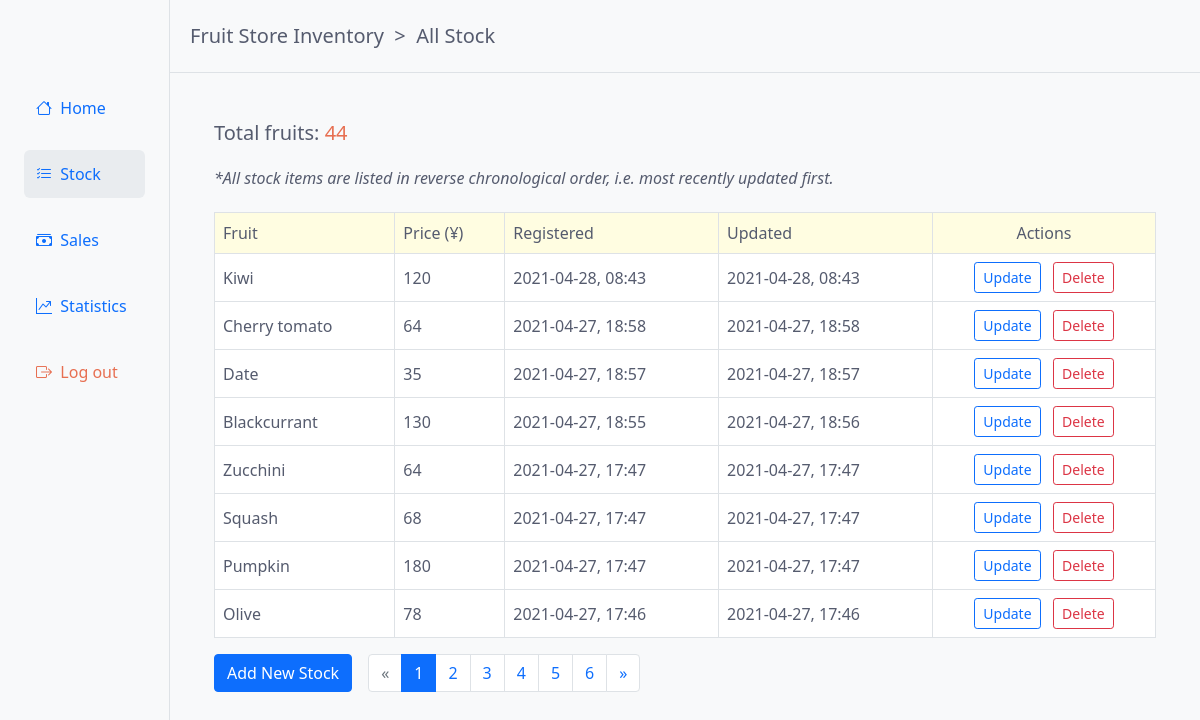
Before: /stock/list/ (signed in) with the older database file.
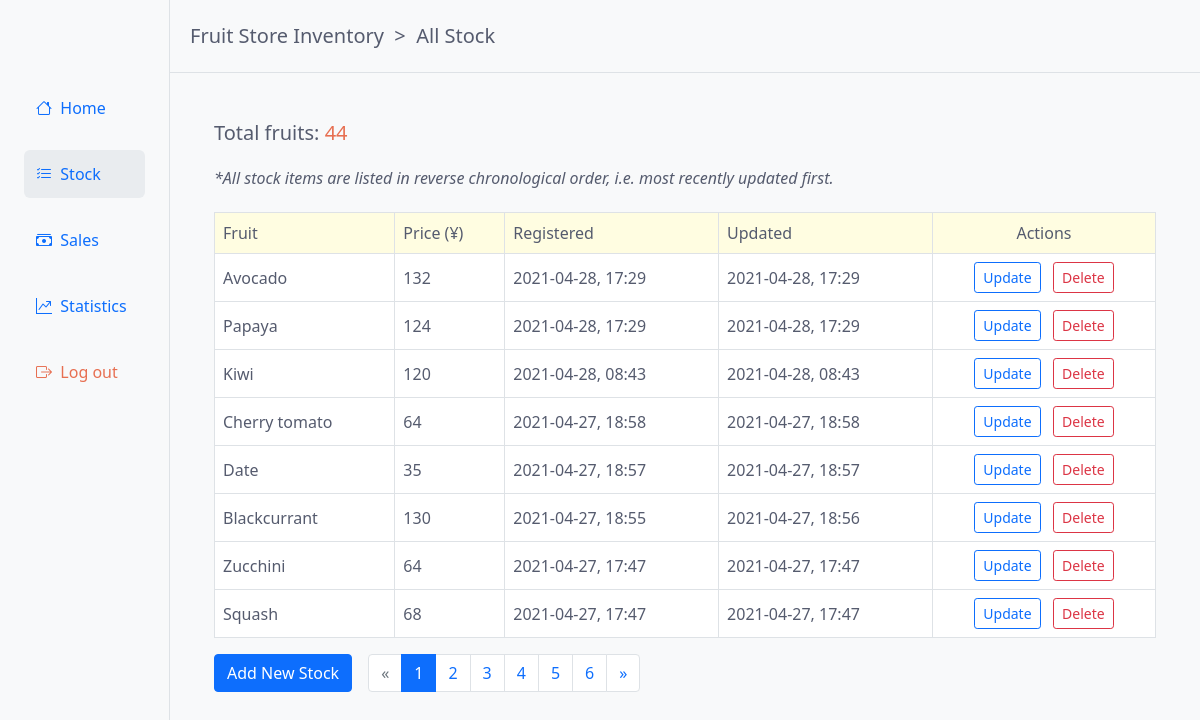
After: the same page with the newer database file.
### stock/models.py (models this page shows, shortened)
class Fruit(models.Model):
    name = models.CharField(max_length=100, unique=True)
    price = models.PositiveIntegerField(
        default=0,
        validators=[MinValueValidator(0), MaxValueValidator(999999999999)],
    )
    created_on = models.DateTimeField(auto_now_add=True)
    updated_on = models.DateTimeField(auto_now=True)
    class Meta:
        verbose_name = "fruit"
        verbose_name_plural = "fruits"

### stock/views.py (the view)
# urls.py: path("list/", stock_list, name="stock_list"),
@login_required
def stock_list(request):
    fruits = Fruit.objects.order_by("-updated_on")
    total_fruits = fruits.count()
    page = request.GET.get("page", 1)
    paginator = Paginator(fruits, 8)
    try:
        fruits = paginator.page(page)
    except PageNotAnInteger:
        fruits = paginator.page(1)
    except EmptyPage:
        fruits = paginator.page(paginator.num_pages)
    return render(
        request,
        "stock/stock_list.html",
        {
            "total_fruits": total_fruits,
            "fruits": fruits,
        },
    )

### templates/stock/stock_list.html (shortened to what the changed rows need)
{% extends 'base.html' %}
{% load humanize %}
{% block content %}
    <div class="row my-5 mx-3">
        <div class="col mx-3">
            {% if fruits %}
                <div class="table-responsive">
                    <table class="table table-bordered">
                        <thead class="table-header-bg-1">
                            <tr>
                                <th scope="col">Fruit</th>
                                <th scope="col">Price (¥)</th>
                                <th scope="col">Registered</th>
                                <th scope="col">Updated</th>
                                <th scope="col" class="col-center-align">Actions</th>
                            </tr>
                        </thead>
                        <tbody class="table-body-bg">
                            {% for fruit in fruits %}
                                <tr>
                                    <td>
                                        {{ fruit.name|capfirst }}
                                    </td>
                                    <td>
                                        {{ fruit.price|intcomma }}
                                    </td>
                                    <td>
                                        {{ fruit.created_on|date:"Y-m-d" }}, {{ fruit.created_on|time:"H:i" }}
                                    </td>
                                    <td>
                                        {{ fruit.updated_on|date:"Y-m-d" }}, {{ fruit.updated_on|time:"H:i" }}
                                    </td>
                                    <td class="col-center-align">
                                        <a href="{% url 'stock_update' fruit.pk %}"  class="btn btn-outline-primary btn-sm mr-2" role="button">Update</a>
                                        <form action="{% url 'stock_delete' fruit.pk %}" method="POST" style="display:inline">
                                            <button type="submit" class="btn btn-outline-danger btn-sm">Delete</button>
                                        </form>
                                    </td>
                                </tr>
                            {% endfor %}
                        </tbody>
                    </table>
                </div>
                {% if fruits.has_other_pages %}
                    <div class="pagination-block mx-3">
                        <ul class="pagination">
                            {% for i in fruits.paginator.page_range %}
                                {% if fruits.number == i %}
                                    <li class="page-item active"><a class="page-link" href="#">{{ i }}</a></li>
                                {% else %}
                                    <li class="page-item"><a class="page-link" href="?page={{ i }}">{{ i }}</a></li>
                                {% endif %}
                            {% endfor %}
                        </ul>
                    </div>
                {% endif %}
            {% else %}
                <p>No stock information has been added. To do so, please use the button below.</p>
                <a href="{% url 'stock_create' %}" class="btn btn-primary mt-3 mr-2" role="button">Add New Stock</a>
            {% endif %}
        </div>
    </div>
{% endblock %}

Changed rows visible on the page:
no longer on this page (row unchanged): Fruit: name "Pumpkin", price "180", created_on "2021-04-27", created_on "17:47", updated_on "2021-04-27", updated_on "17:47"
no longer on this page (row unchanged): Fruit: name "Olive", price "78", created_on "2021-04-27", created_on "17:46", updated_on "2021-04-27", updated_on "17:46"
added Fruit: name "Avocado", price "132", created_on "2021-04-28", created_on "17:29", updated_on "2021-04-28", updated_on "17:29"
added Fruit: name "Papaya", price "124", created_on "2021-04-28", created_on "17:29", updated_on "2021-04-28", updated_on "17:29"
